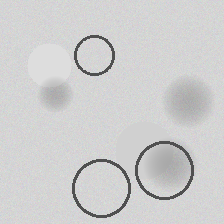
#> input picture p24/data/test/dent/dent_000.png, 224 x 224 px
$ python unet_segmenter.py ../../p24/data/test/dent/dent_000.png 100 100 1.0 ../../p24/data/test/dent/dent_001.png
#> lines starting #> are read from the running program, lines starting #| are printed output that depends on the picture; after the words box and inside, x2 and y2 are one past the last pixel; in counts of white or black regions, pixels touching at a corner belong together
#> in analyze_with_unet, img is the input picture: shape (224, 224, 3); mean B, G, R 206, 206, 206
import cv2
import numpy as np
import json
import sys
import base64
import os
os.environ['TF_CPP_MIN_LOG_LEVEL'] = '3'

try:
    from tensorflow.keras.models import Model
    from tensorflow.keras.layers import Input, Conv2D, MaxPooling2D, UpSampling2D, concatenate, Dropout
    from tensorflow.keras.optimizers import Adam
    TF_AVAILABLE = True
except ImportError:
    TF_AVAILABLE = False

# [53 lines left out: function build_unet_model, not called in this run]

def traditional_unet_like_segmentation(gray):
    blurred = cv2.GaussianBlur(gray, (5, 5), 0)

    clahe = cv2.createCLAHE(clipLimit=2.0, tileGridSize=(8, 8))
    enhanced = clahe.apply(blurred)

    kernel_large = cv2.getStructuringElement(cv2.MORPH_ELLIPSE, (15, 15))
    kernel_small = cv2.getStructuringElement(cv2.MORPH_ELLIPSE, (3, 3))

    opening = cv2.morphologyEx(enhanced, cv2.MORPH_OPEN, kernel_small, iterations=1)
    blackhat = cv2.morphologyEx(opening, cv2.MORPH_BLACKHAT, kernel_large)

    _, thresh = cv2.threshold(blackhat, 0, 255, cv2.THRESH_BINARY + cv2.THRESH_OTSU)
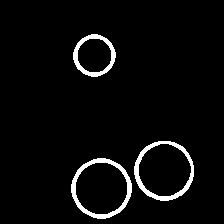
#> thresh: shape (224, 224); 4% white; 3 white regions, box (x1, y1, x2, y2) and area: (71, 158, 132, 219) 772, (134, 141, 194, 201) 742, (73, 34, 116, 77) 516

    edges = cv2.Canny(enhanced, 50, 150)
#> edges: shape (224, 224); 2.2% white in thin lines or dots, all inside (x1, y1, x2, y2) = (71, 34, 195, 219)
    combined = cv2.bitwise_or(thresh, edges)
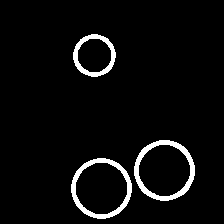
#> combined: shape (224, 224); 4.5% white; 3 white regions

    contours, _ = cv2.findContours(combined, cv2.RETR_EXTERNAL, cv2.CHAIN_APPROX_SIMPLE)
#> contours = 3 contours; box (x1, y1, x2, y2) and area: (134, 140, 195, 201) 2827, (71, 158, 132, 219) 2801, (73, 34, 116, 77) 1367
    mask = np.zeros_like(gray)

    for contour in contours:
        area = cv2.contourArea(contour)
        if 20 < area < 5000:
            cv2.drawContours(mask, [contour], -1, 255, -1)
#> this loop made 3 passes
#> area on passes 1 to 3: 2801, 2827, 1367
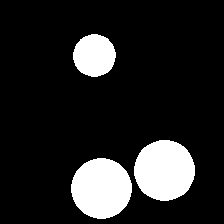
#> mask: shape (224, 224); 14.4% white; 3 white regions, box (x1, y1, x2, y2) and area: (134, 140, 195, 201) 2914, (71, 158, 132, 219) 2886, (73, 34, 116, 77) 1428

    mask = cv2.morphologyEx(mask, cv2.MORPH_CLOSE, kernel_small, iterations=2)
    mask = cv2.morphologyEx(mask, cv2.MORPH_OPEN, kernel_small, iterations=1)
#> mask: shape (224, 224); 14.4% white; 3 white regions, box (x1, y1, x2, y2) and area: (134, 140, 195, 201) 2914, (71, 158, 132, 219) 2886, (73, 34, 116, 77) 1427

    return mask

def analyze_with_unet(image_path, min_area=50, max_area=5000, scale_factor=1.0, use_tf=False):
    img = cv2.imread(image_path)
    if img is None:
        return json.dumps({"error": "无法读取图像"})

    gray = cv2.cvtColor(img, cv2.COLOR_BGR2GRAY)

    if TF_AVAILABLE and use_tf:
        try:
            model = build_unet_model(input_size=(256, 256, 1))
            if model:
                resized = cv2.resize(gray, (256, 256))
                normalized = resized / 255.0
                input_img = normalized.reshape(1, 256, 256, 1)
                pred_mask = model.predict(input_img, verbose=0)[0, :, :, 0]
                pred_mask = (pred_mask > 0.5).astype(np.uint8) * 255
                mask = cv2.resize(pred_mask, (gray.shape[1], gray.shape[0]))
            else:
                mask = traditional_unet_like_segmentation(gray)
        except:
            mask = traditional_unet_like_segmentation(gray)
    else:
        mask = traditional_unet_like_segmentation(gray)

    dist_transform = cv2.distanceTransform(mask, cv2.DIST_L2, 5)
    dist_norm = cv2.normalize(dist_transform, None, 0, 1.0, cv2.NORM_MINMAX)

    _, sure_fg = cv2.threshold(dist_norm, 0.3, 1.0, cv2.THRESH_BINARY)
#> sure_fg: shape (224, 224) float32; values 0 (black) and 1 (white), 6.8% white; 3 white regions, box (x1, y1, x2, y2) and area: (142, 148, 187, 193) 1466, (79, 166, 124, 211) 1454, (82, 43, 107, 68) 485
    sure_fg = (sure_fg * 255).astype(np.uint8)

    kernel = np.ones((3, 3), np.uint8)
    sure_bg = cv2.dilate(mask, kernel, iterations=2)
#> sure_bg: shape (224, 224); 17.1% white; 2 white regions, box (x1, y1, x2, y2) and area: (69, 138, 197, 221) 6808, (71, 32, 118, 79) 1787

    unknown = cv2.subtract(sure_bg, sure_fg)
#> unknown: shape (224, 224); 10.3% white; 2 white regions, box (x1, y1, x2, y2) and area: (69, 138, 197, 221) 3888, (71, 32, 118, 79) 1302

    _, markers = cv2.connectedComponents(sure_fg)
#> markers: shape (224, 224) int32; 4 distinct labels, from 0 to 3
    markers = markers + 1
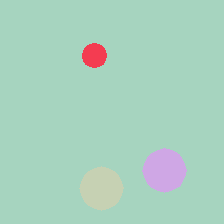
#> markers: shape (224, 224) int32; 4 distinct labels, from 1 to 4; one colour per label, 0 black
    markers[unknown == 255] = 0
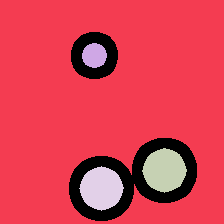
#> markers: shape (224, 224) int32; 5 distinct labels, from 0 to 4; one colour per label, 0 black

    markers = cv2.watershed(img, markers)
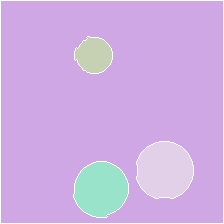
#> markers: shape (224, 224) int32; 5 distinct labels, from -1 to 4; one colour per label, 0 black, -1 white

    particles = []
    unique_markers = np.unique(markers)
#> unique_markers = [-1, 1, 2, 3, 4]

    for marker in unique_markers:
        if marker <= 1:
            continue

        mask_particle = np.zeros(gray.shape, dtype=np.uint8)
        mask_particle[markers == marker] = 255

        contours, _ = cv2.findContours(mask_particle, cv2.RETR_EXTERNAL, cv2.CHAIN_APPROX_SIMPLE)

        if len(contours) == 0:
            continue

        contour = contours[0]
        area_px = cv2.contourArea(contour)

        if area_px < min_area or area_px > max_area:
            continue

        perimeter_px = cv2.arcLength(contour, True)

        if perimeter_px == 0:
            continue

        area = area_px * scale_factor * scale_factor
        perimeter = perimeter_px * scale_factor
        circularity = 4 * np.pi * (area / (perimeter * perimeter))

        M = cv2.moments(contour)
        if M["m00"] != 0:
            cx = int(M["m10"] / M["m00"])
            cy = int(M["m01"] / M["m00"])
        else:
            cx, cy = 0, 0

        particles.append({
            "id": int(marker),
            "area": float(area),
            "area_px": float(area_px),
            "perimeter": float(perimeter),
            "perimeter_px": float(perimeter_px),
            "circularity": float(circularity),
            "centroid": {"x": cx, "y": cy},
            "contour": [[int(p[0][0]), int(p[0][1])] for p in contour]
        })

        cv2.drawContours(img, [contour], -1, (255, 0, 255), 2)
        cv2.circle(img, (cx, cy), 3, (0, 255, 255), -1)
#> this loop made 5 passes
#> area_px on passes 3 to 5: 945, 2444, 2208.5
#> marker on pass 1: -1
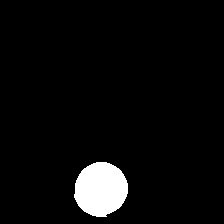
#> mask_particle: shape (224, 224); 4.6% white; 1 white region, box (x1, y1, x2, y2) and area: (74, 162, 128, 217) 2286
#> after the loop, particles = []

    _, buffer = cv2.imencode('.png', img)
    annotated_image = base64.b64encode(buffer).decode('utf-8')

    result = {
        "particles": particles,
        "annotated_image": annotated_image,
        "total_count": len(particles),
        "scale_factor": scale_factor,
        "method": "unet",
        "statistics": {
            "min_area": float(min([p["area"] for p in particles])) if particles else 0,
            "max_area": float(max([p["area"] for p in particles])) if particles else 0,
            "avg_area": float(np.mean([p["area"] for p in particles])) if particles else 0,
            "avg_circularity": float(np.mean([p["circularity"] for p in particles])) if particles else 0
        }
    }

    return json.dumps(result)

if __name__ == "__main__":
    if len(sys.argv) < 2:
        print(json.dumps({"error": "缺少图像路径参数"}))
        sys.exit(1)

    image_path = sys.argv[1]
    min_area = int(sys.argv[2]) if len(sys.argv) > 2 else 50
    max_area = int(sys.argv[3]) if len(sys.argv) > 3 else 5000
    scale_factor = float(sys.argv[4]) if len(sys.argv) > 4 else 1.0
    use_tf = sys.argv[5].lower() == 'true' if len(sys.argv) > 5 else False

    result = analyze_with_unet(image_path, min_area, max_area, scale_factor, use_tf)
    print(result)
#> (printed output is left out)

$ run again, on p24/data/test/dent/dent_002.png
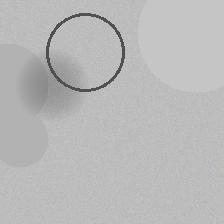
#> input picture p24/data/test/dent/dent_002.png, 224 x 224 px
#> in analyze_with_unet, img is the input picture: shape (224, 224, 3); mean B, G, R 185, 185, 185
#> thresh: shape (224, 224); 2.1% white; 1 white region, box (x1, y1, x2, y2) and area: (45, 12, 126, 93) 1041
#> edges: shape (224, 224); 1.1% white in thin lines or dots, all inside (x1, y1, x2, y2) = (45, 12, 126, 93)
#> combined: shape (224, 224); 2.3% white; 1 white region
#> in traditional_unet_like_segmentation, `contours, _ = cv2.findContours(combined, cv2.RETR_EXTERNAL, cv2.CHAIN_..`: contours = 1 contour; box (x1, y1, x2, y2) and area: (45, 12, 126, 93) 4998
#> the loop in traditional_unet_like_segmentation, `for contour in contours:` made 1 pass
#> area on pass 1: 4998
#> sure_bg: shape (224, 224); 11.5% white; 1 white region, box (x1, y1, x2, y2) and area: (43, 10, 128, 95) 5777
#> unknown: shape (224, 224); 6.4% white; 1 white region, box (x1, y1, x2, y2) and area: (43, 10, 128, 95) 3192
#> in analyze_with_unet, `markers = cv2.watershed(img, markers)`:
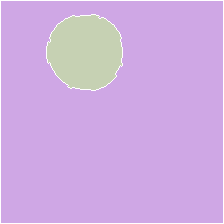
#> markers: shape (224, 224) int32; 3 distinct labels, from -1 to 2; one colour per label, 0 black, -1 white
#> unique_markers = [-1, 1, 2]
#> the loop in analyze_with_unet, `for marker in unique_markers:` made 3 passes
#> marker on pass 1: -1
#> after the loop in analyze_with_unet, `for marker in unique_markers:`:
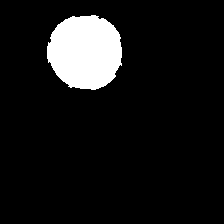
#> mask_particle: shape (224, 224); 8.9% white; 1 white region, box (x1, y1, x2, y2) and area: (47, 15, 122, 90) 4447
#> after the loop in analyze_with_unet, `for marker in unique_markers:`: particles = []
#> (printed output is left out)
